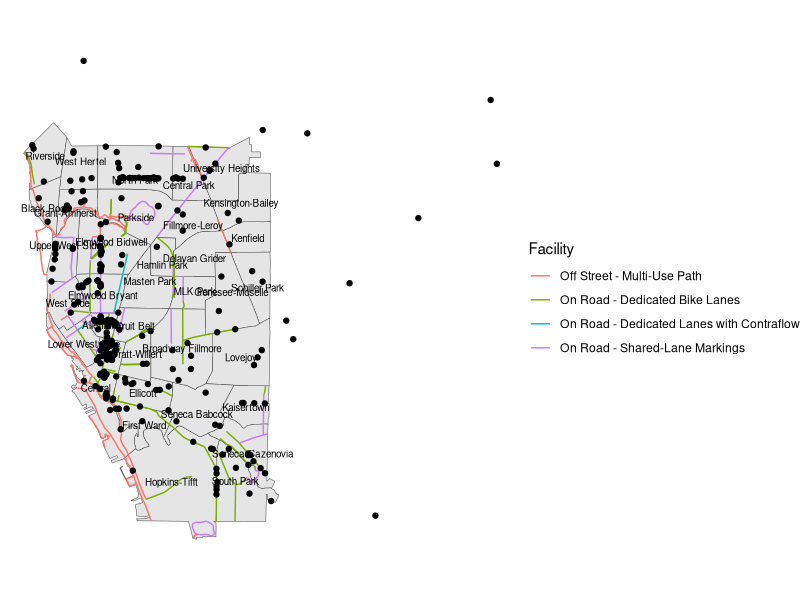

This figure's R source:
require(tidyverse)
require(sf)

neighborhoods <- read_csv("data/neighborhoods.csv") %>%
  st_as_sf(
    wkt = "Geometry",
    crs = st_crs("EPSG:4269")
  )

bike_lanes <- read_csv("data/bike_lanes.csv") %>%
  st_as_sf(
    wkt = "Geometry",
    crs = st_crs("EPSG:4269")
  )

bars <- read_csv("data/bars.csv") %>%
  # filter(!grepl("WEST SENECA", `Additional Address Information`), fixed=TRUE) %>%
  # filter(`Zip Code` %in% 
  #          c(14201, 14202, 14203, 14204, 14206, 
  #            14207, 14208, 14209, 14210, 14211, 
  #            14212, 14213, 14214, 14215, 14216, 14218, 14220, 14222)
  #        ) %>%
  filter(!is.na(Georeference), Georeference != "") %>%
  select(LegalName, Georeference) %>%
  st_as_sf(
    wkt = "Georeference",
    crs = st_crs("EPSG:4269")
  )

map <- ggplot() +
  geom_sf(
    data = neighborhoods
  ) +
  geom_sf(
    data = bike_lanes,
    aes(color = `Facility`)
  ) +
  geom_sf(
    data = bars
  ) +
  geom_sf_text(
    data = neighborhoods, 
    aes(label = `Neighborhood Name`), 
    size = 2.5,
  ) +
  theme_void()

map
